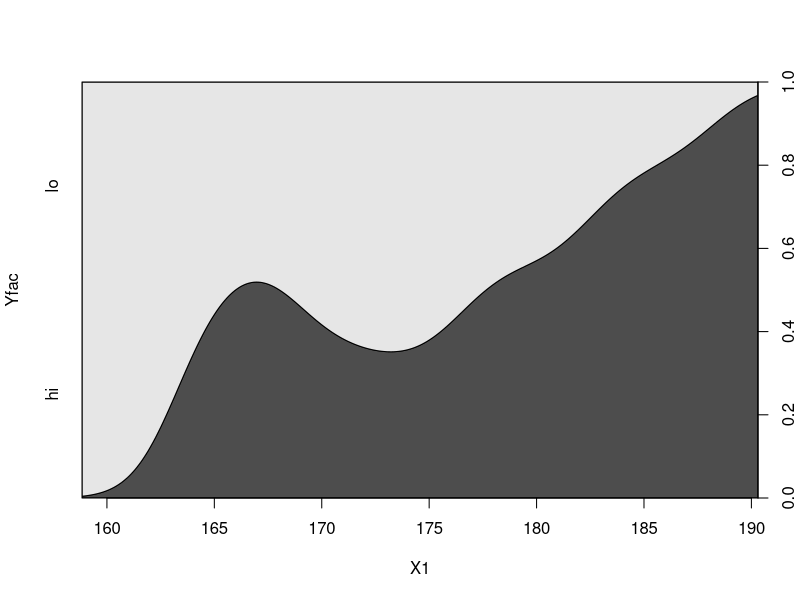
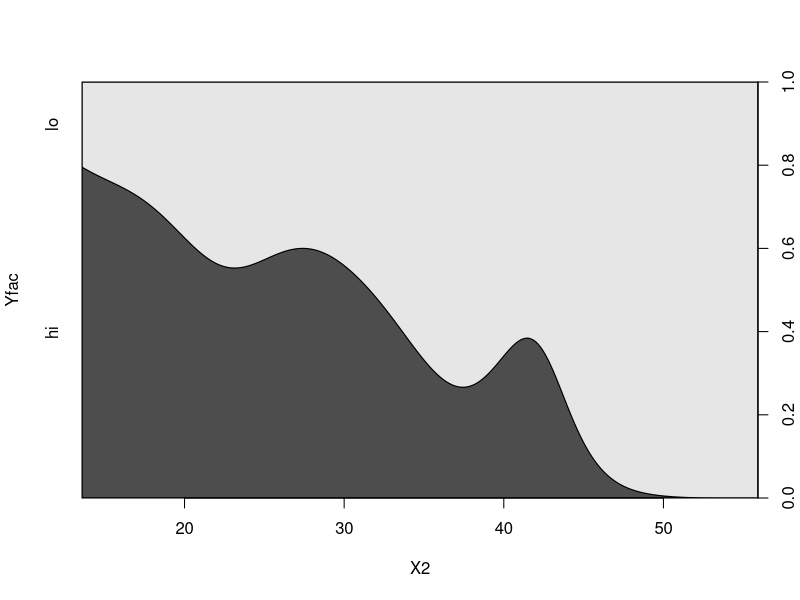
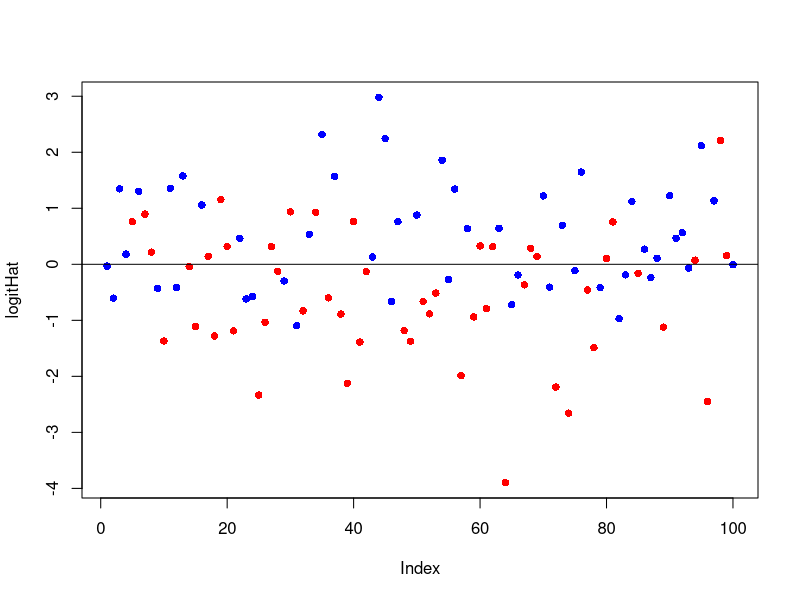

These figures' R source, in order:
## ---- chunk 1
wants <- c("rms")
has   <- wants %in% rownames(installed.packages())
if(any(!has)) install.packages(wants[!has])
## ---- chunk 2
set.seed(123)
N     <- 100
X1    <- rnorm(N, 175, 7)
X2    <- rnorm(N,  30, 8)
Y     <- 0.5*X1 - 0.3*X2 + 10 + rnorm(N, 0, 6)
Yfac  <- cut(Y, breaks=c(-Inf, median(Y), Inf), labels=c("lo", "hi"))
dfLog <- data.frame(X1, X2, Yfac)
## ---- chunk 3
cdplot(Yfac ~ X1, data=dfLog)
cdplot(Yfac ~ X2, data=dfLog)
## ---- chunk 4
(glmFit <- glm(Yfac ~ X1 + X2,
               family=binomial(link="logit"), data=dfLog))
## ---- chunk 5
exp(coef(glmFit))
## ---- chunk 6
exp(confint(glmFit))
## ---- chunk 7
N      <- 100
x1     <- rnorm(N, 100, 15)
x2     <- rnorm(N, 10, 3)
total  <- sample(40:60, N, replace=TRUE)
hits   <- rbinom(N, total, prob=0.4)
hitMat <- cbind(hits, total-hits)
glm(hitMat ~ X1 + X2, family=binomial(link="logit"))
## ---- chunk 8
relHits <- hits/total
glm(relHits ~ X1 + X2, weights=total, family=binomial(link="logit"))
## ---- chunk 9
logitHat <- predict(glmFit, type="link")
plot(logitHat, pch=16, col=c("red", "blue")[unclass(dfLog$Yfac)])
abline(h=0)
## ---- chunk 10
Phat <- fitted(glmFit)
Phat <- predict(glmFit, type="response")
head(Phat)
mean(Phat)
prop.table(table(dfLog$Yfac))
## ---- chunk 11
thresh <- 0.5
Yhat   <- cut(Phat, breaks=c(-Inf, thresh, Inf), labels=c("lo", "hi"))
cTab   <- table(Yfac, Yhat)
addmargins(cTab)
## ---- chunk 12
sum(diag(cTab)) / sum(cTab)
## ---- chunk 13
deviance(glmFit)
logLik(glmFit)
AIC(glmFit)
## ---- chunk 14
library(rms)
lrm(Yfac ~ X1 + X2, data=dfLog)
## ---- chunk 15
glm0 <- update(glmFit, . ~ 1)
LLf  <- logLik(glmFit)
LL0  <- logLik(glm0)
## ---- chunk 16
as.vector(1 - (LLf / LL0))
## ---- chunk 17
as.vector(1 - exp((2/N) * (LL0 - LLf)))
## ---- chunk 18
as.vector((1 - exp((2/N) * (LL0 - LLf))) / (1 - exp(LL0)^(2/N)))
## ---- chunk 19
Nnew  <- 3
dfNew <- data.frame(X1=rnorm(Nnew, 175, 7), X2=rnorm(Nnew, 100, 15))
predict(glmFit, newdata=dfNew, type="response")
## ---- chunk 20
summary(glmFit)
## ---- chunk 21
anova(glm0, glmFit, test="Chisq")
## ---- chunk 22
drop1(glmFit, test="Chi")
## ---- chunk 23
try(detach(package:rms))
try(detach(package:Hmisc))
try(detach(package:survival))
try(detach(package:splines))
